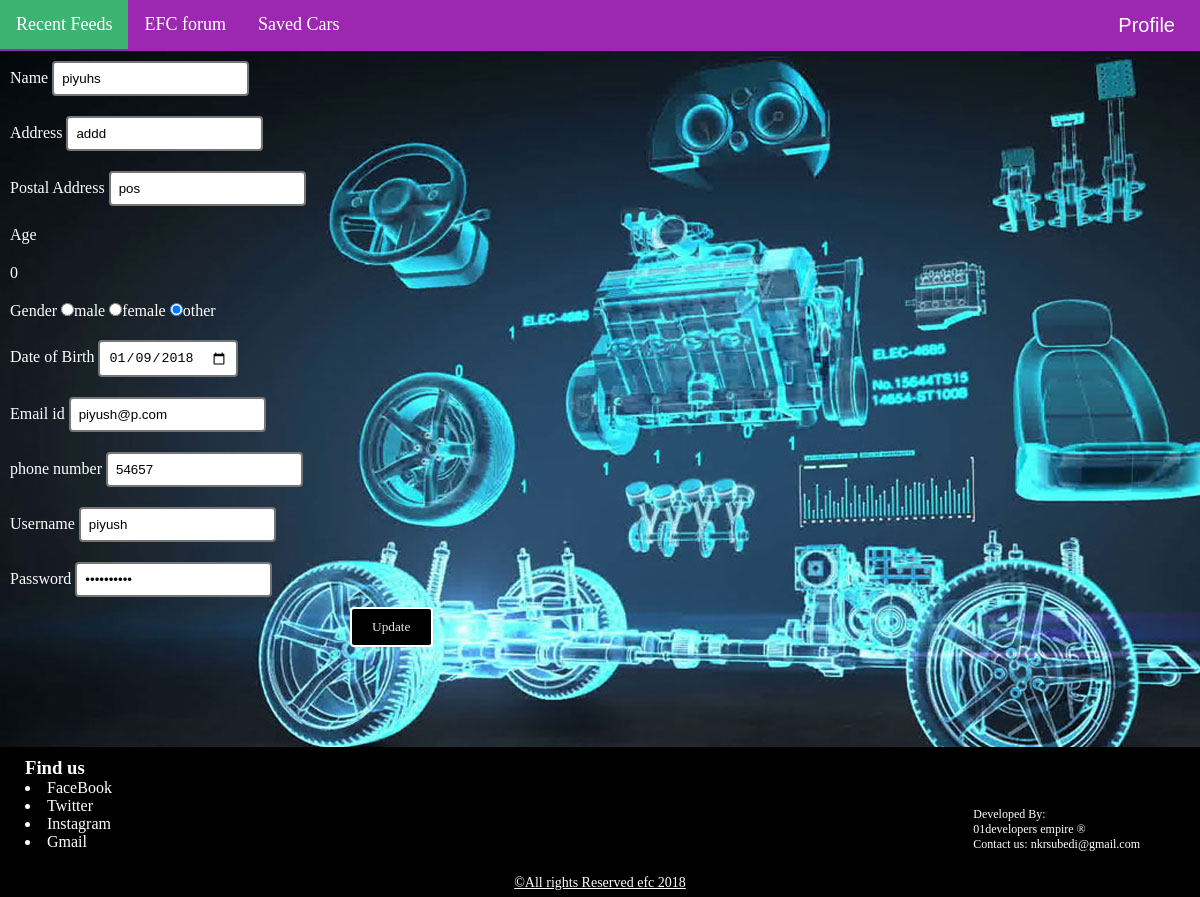
The page /customize.php (signed in) on the database its author committed.
### tables this page shows
CREATE TABLE `user_table` (
  `id` int(11) NOT NULL,
  `name` varchar(20) NOT NULL,
  `address` varchar(20) NOT NULL,
  `postal` varchar(20) NOT NULL,
  `gender` varchar(10) NOT NULL,
  `dob` date NOT NULL,
  `email` varchar(40) NOT NULL,
  `phone` varchar(20) NOT NULL,
  `username` varchar(30) NOT NULL,
  `password` varchar(20) NOT NULL,
  `usertype` varchar(20) NOT NULL
);

### actions/user.php (called while the page is built, shortened)
<?php
require("connections.php");
class User extends Connection
{
	public $id;
    public function setId($id)
	{
      $this->id = $id;
	}
	public function getUsers(){
		$query = "Select * from user_table where id='$this->id'";
		$res = mysqli_query($this->conn, $query);
		$userdata = mysqli_fetch_array($res);
		return $userdata;
	}
}
?>

### actions/connections.php (called while the page is built, shortened)
<?php
class Connection
{
  private $username="root";
  private $hostname="localhost";
  private $password="";
  private $dbname="ecofriendlycars";
  public function __construct()
  {
    $this->conn = mysqli_connect($this->hostname,$this->username,$this->password,$this->dbname);
  }
}
?>

### customize.php (the view, shortened to what this page needs)
<?php
require("actions/user.php");
if(isset($_SESSION['uid']))
{
  $id = $_SESSION['uid'];
  $obj = new User;
  $obj-> setId($id);
  $userdata = $obj->getUsers();
  $name = $userdata['name'];
  $address=$userdata['address'];
  $postaladdress = $userdata['postal'];
  $dateofbirth= $userdata['dob'];
  $emailaddress = $userdata['email'];
  $phnumber = $userdata['phone'];
  $username = $userdata['username'];
  $password = $userdata['password'];
}
?>
<!DOCTYPE html>
<html lang="en">
<head>
  <link rel="stylesheet" type="text/css" href="CSS/users.css">
</head>
<body id="profilebody">
<div class="navbar">
  <a href="actions/userhome.php">Recent Feeds</a>
  <a href="efcforum.php">EFC forum</a>
  <a href="savedcar.php">Saved Cars</a>
  <div class="dropdown" style="float: right">
    <button class="dropbtn">Profile
    </button>
  </div>
</div>
<div id="detailbox" >
<form action="actions/operation.php" method="post">
  <p style="float: right;">
  </p>
    <p>Name
    <input type="text" name="name" value="<?php echo $name; ?>"/></p>
    <p>Address
      <input type="text" name="address" value="<?php echo $address; ?>"></p>
    <p>Postal Address
      <input type="text" name="postaddress" value="<?php echo $postaladdress; ?>"></p>
      <p class="variable">Age</p>
        <p class="value"><?php
          $datebirth=new DateTime($dateofbirth);
          $agecurrent=new DateTime('Y.01.01');
          echo $datebirth->diff($agecurrent)->y
        ?></p>
    <p>Gender
      <input type="radio" name="gender" value="male" checked="<?php $male; ?>"/>male
      <input type="radio" name="gender" value="female" checked="<?php $female; ?>"/>female
      <input type="radio" name="gender" value="others" checked="<?php $others; ?>"/>other
    </p>
    <p>Date of Birth
      <input type="date" name="dob" value="<?php echo $dateofbirth; ?>"></p>
    <p>Email id
      <input type="email" name="email" value="<?php echo $emailaddress; ?>"></p>
    <p>phone number
      <input type="text" name="phno" value="<?php echo $phnumber; ?>"></p>
    <p>Username
      <input type="text" name="username" value="<?php echo $username; ?>"></p>
    <p>Password
      <input type="password" name="password" value="<?php echo $password; ?>"></p>
      <input type="submit" name="updateprofile" value="Update">
    </form>
</div>
<footer>
<div style="width: 100%; height: 150px; background-color: #000; margin-top: 100px; color: #fff">
<div style="padding-top:10px; padding-left: 25px; font-family: verdana; float: left; ">
<h3>Find us</h3>
  <li>FaceBook</li>
  <li>Twitter</li>
  <li>Instagram</li>
  <li>Gmail</li>
</div>
<div style="float: right; margin-top: 60px; margin-right: 60px; font-size: 12px;">
  <p>Developed By: </p>
  01developers empire &reg; <br/>
   Contact us: nkrsubedi@gmail.com
</div>
<div style=" float: left; width: 100%; margin-top: 23px; text-align: center; font-size: 14px;">
  <u> &copy;All rights Reserved efc 2018</u>
</div>
</div>
</footer>
</body>
</html>

### CSS/users.css (style rules this page uses)
* { margin: 0; padding: 0; }
body { background-color: #3CB371; }
.navbar { overflow: hidden; background-color: #9C27B0; font-family: verdana; font-size: 18px; }
.navbar a { float: left; color: white; text-align: center; padding: 14px 16px; text-decoration: none; }
.dropdown .dropbtn { font-size: 20px; border: none; outline: none; color: white; padding: 14px 25px; background-color: inherit; }
#profilebody { background-image: url(" ../images/carengine.jpg"); }
#detailbox { width: 100%; height: auto; }
#detailbox p { color: #fff; padding: 10px; font-family: verdana; }
#detailbox input { padding: 8px; border-style: solid; border-radius: 4px; }
#detailbox input[type="submit"] { padding: 10px 20px; border-color: #fff; font-family: verdana; background-color: #000; color: #f0f0f0f0; margin-left: 350px; }

### rows shown on the page
user_table: name "piyuhs", address "addd", postaddress "pos", dob "0", dob "01/09/2018", email "piyush@p.com", phno "54657", username "piyush"
